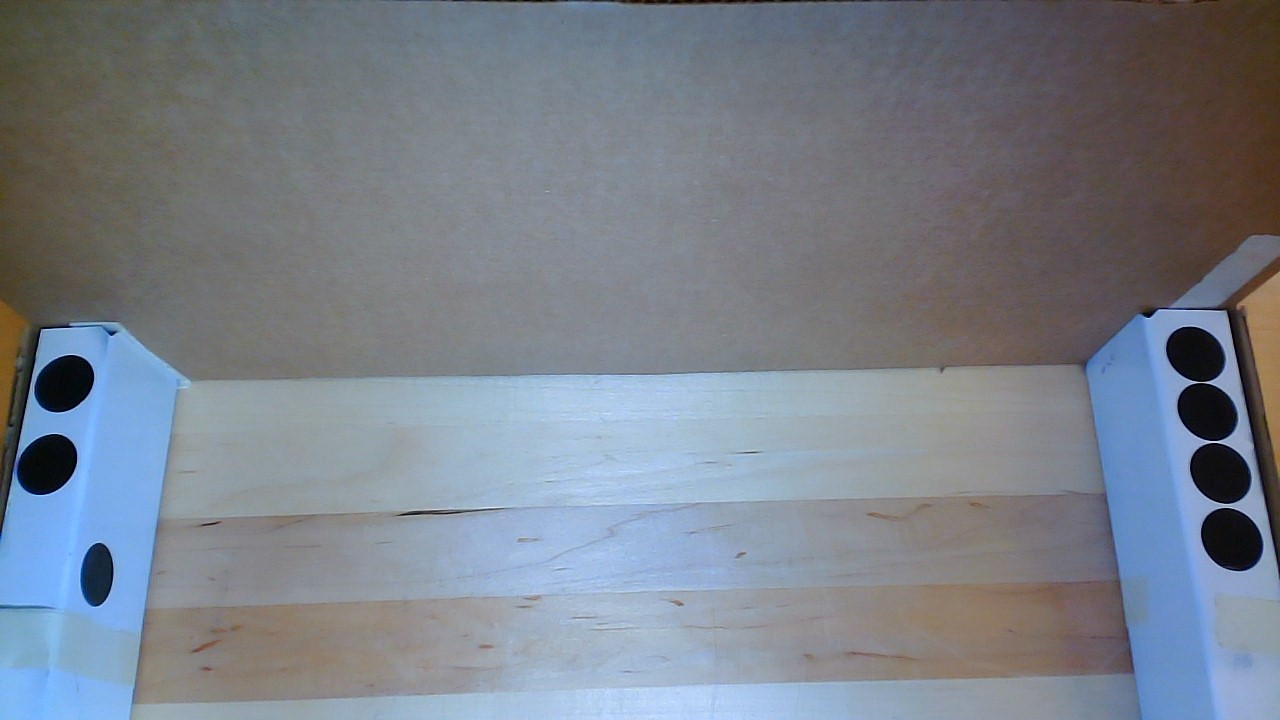
#> input picture Training Images/White/White_1.jpg, 1280 x 720 px, found by its file name; its folder holds 5 pictures in this run
$ python test_rb.py
#> lines starting #> are read from the running program, lines starting #| are printed output that depends on the picture
### Workspace (WIP)/function.py
# import dependencies
import os
import numpy as np
from numpy.typing import NDArray
import matplotlib.pyplot as plt
import cv2
from IPython.display import display, Javascript
from base64 import b64decode, b64encode
import PIL
import io

# [9 lines left out: function pointDetector, not called in this run]

def load_images_from_folder(folder : str):
#> called with folder = './Training Images/White/'
    images = []
    for filename in os.listdir(folder):
        img = cv2.imread(os.path.join(folder,filename))
#> img is the input picture: shape (720, 1280, 3); mean B, G, R 138.3, 128, 121
        if img is not None:
            images.append(img)
    return images

# [14 lines left out: function rotate_img, not called in this run]

hori_line_mat = np.float32([[-1,-1,-1],
                            [2,2,2],
                            [-1,-1,-1]])

verti_line_mat = np.float32([[-1,2,-1],
                            [-1,2,-1],
                            [-1,2,-1]])
# [8 lines left out: function lineDetector, not called in this run]

def edgeDetector(path_to_img : str, algo_edgedetect : str=None):
#> called with path_to_img = './Training Images/White/White_6.jpg', algo_edgedetect = 'canny'
    img = cv2.imread(path_to_img)
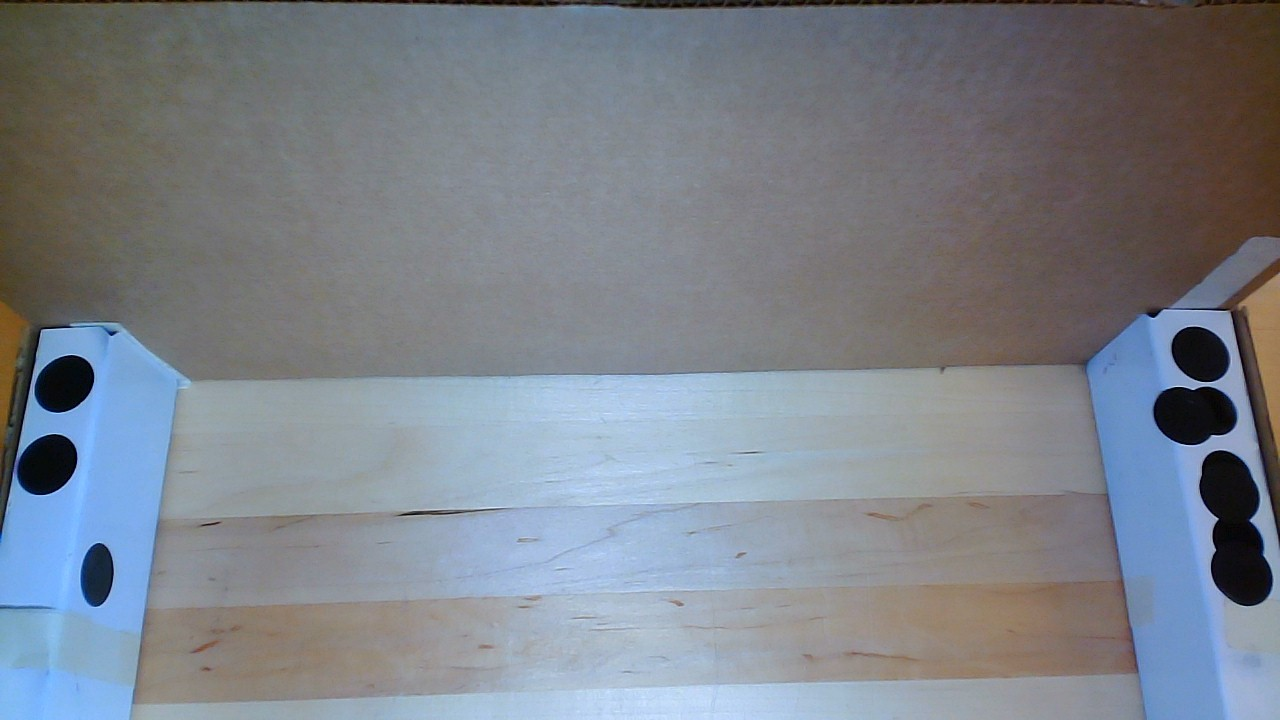
#> input picture Training Images/White/White_6.jpg, 1280 x 720 px, found by its file name
#> img is the input picture: shape (720, 1280, 3); mean B, G, R 137.9, 129.4, 123.7
    if algo_edgedetect == 'canny':
        img_edge = cv2.Canny(img,100,200)
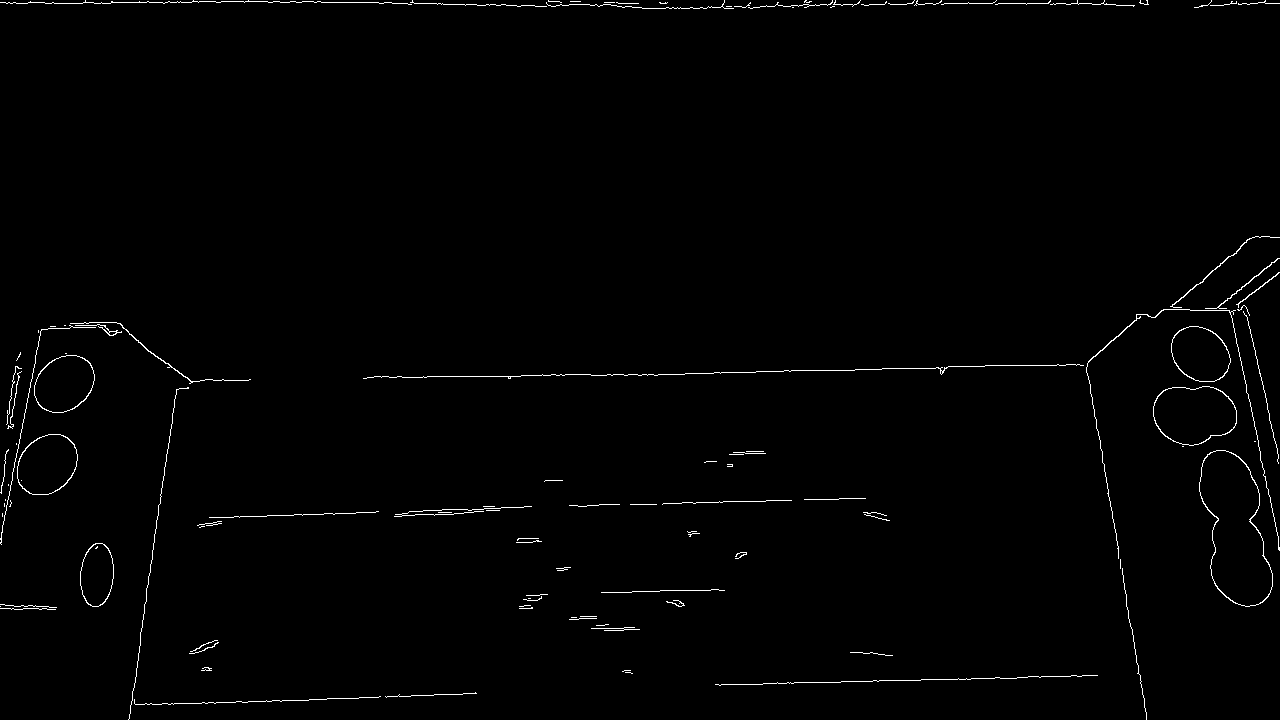
#> img_edge: shape (720, 1280); 0.95% white in thin lines or dots
    if algo_edgedetect == 'sobel':
        img_edge = cv2.Sobel(img,-1,1,0,ksize=-1)
    if algo_edgedetect == 'prewitt':
        prewitt_kernel_h = np.array([[1,1,1],
                                    [0,0,0],
                                    [-1,-1,-1]])
        prewitt_kernel_v = np.array([[-1,0,1],
                                    [-1,0,1],
                                    [-1,0,1]])
        prewitt_h = cv2.filter2D(img,-1,prewitt_kernel_h)
        prewitt_v = cv2.filter2D(img,-1,prewitt_kernel_v)
        img_edge = prewitt_h + prewitt_v
    if algo_edgedetect == 'roberts':
        roberts_kernel_h = np.array([[-1,0],[0,1]])
        roberts_kernel_v = np.array([[0,-1],[1,0]])
        roberts_h_ele = cv2.filter2D(img,-1,roberts_kernel_h)
        roberts_v_ele = cv2.filter2D(img,-1,roberts_kernel_v)
        img_edge = roberts_h_ele + roberts_v_ele
    if algo_edgedetect == 'scharr':
        # img_gaussian = cv2.GaussianBlur(img,(3,3),5)
        # img_edge = cv2.Laplacian(img_gaussian,-1)
        img_edge = cv2.Scharr(img,-1,1,0)
    # print(img_edge.dtype0
    plt.figure(figsize=(20,10))
#> (this line was passed over: IPython is not available in this run)
#> (the run stopped early here; a loop or call above may not have finished)
